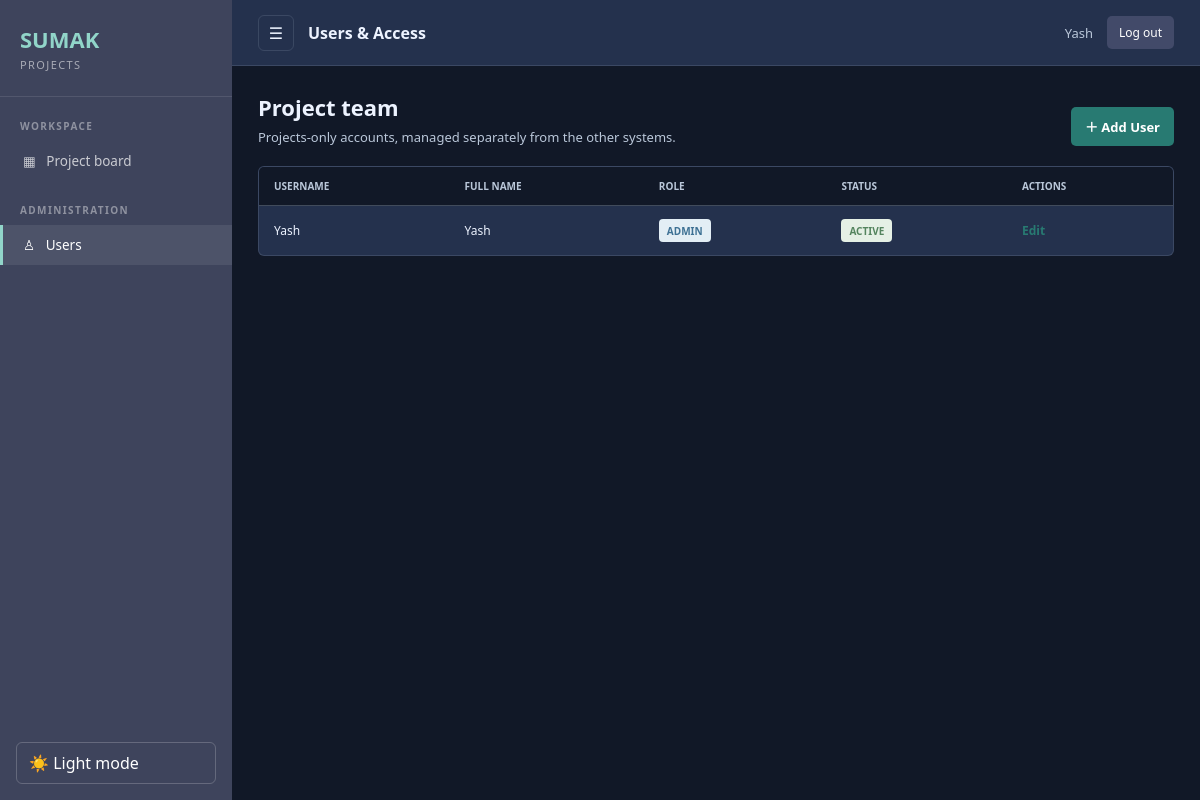
The page /users (signed in) on the database as committed earlier.
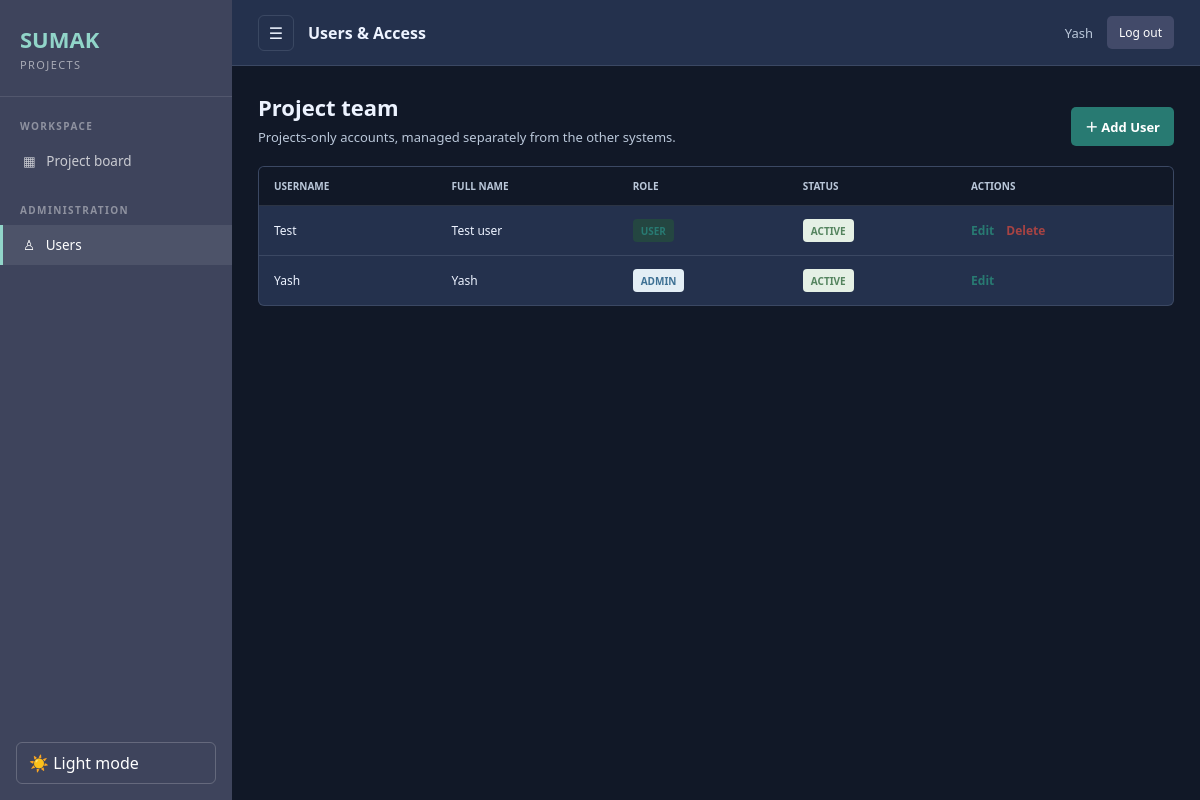
The same page on the database as committed later.
### tables this page shows
CREATE TABLE users (
        id INTEGER PRIMARY KEY AUTOINCREMENT,
        username TEXT NOT NULL UNIQUE,
        password_hash TEXT NOT NULL,
        full_name TEXT,
        role TEXT NOT NULL DEFAULT 'staff',
        is_active INTEGER NOT NULL DEFAULT 1,
        created_at DATETIME DEFAULT CURRENT_TIMESTAMP
        , system TEXT NOT NULL DEFAULT 'distribution');

### modules/auth.py (the view)
@auth.route("/users")
@roles_required("admin")
def users_list():
    system = session.get("system", "distribution")
    conn = get_connection()
    cursor = conn.cursor()
    cursor.execute("SELECT * FROM users WHERE system = ? ORDER BY username", (system,))
    users = cursor.fetchall()
    cursor.execute("SELECT COUNT(*) FROM users WHERE system = 'projects'")
    projects_setup_available = cursor.fetchone()[0] == 0
    conn.close()
    template = "projects/users.html" if system == "projects" else "auth/users.html"
    roles = PROJECT_ROLES if system == "projects" else ROLES
    return render_template(template, users=users, roles=roles, system=system,
                           projects_setup_available=projects_setup_available)

### database.py (called while the page is built)
def get_connection():
    conn = sqlite3.connect(DATABASE)
    conn.row_factory = sqlite3.Row
    return conn

### modules/auth.py (called while the page is built)
def roles_required(*roles):
    def decorator(view):
        @wraps(view)
        def wrapped(*args, **kwargs):
            if not session.get("user_id"):
                return redirect(url_for("auth.login", next=request.path))
            if session.get("role") != "admin" and session.get("role") not in roles:
                flash("You don't have permission to access that.", "danger")
                return redirect(url_for("index"))
            return view(*args, **kwargs)
        return wrapped
    return decorator

### modules/projects.py (called while the page is built)
@projects.app_context_processor
def inject_sidebar_projects():
    user_id = session.get("user_id")
    if not user_id:
        return {"sidebar_projects": []}
    conn = get_connection()
    cursor = conn.cursor()
    cursor.execute(
        """SELECT id, name FROM projects
           WHERE (? = 1 OR created_by = ? OR EXISTS (
               SELECT 1 FROM project_user_shares
               WHERE project_user_shares.project_id = projects.id
                 AND project_user_shares.user_id = ?
           ))
           ORDER BY name COLLATE NOCASE, id""",
        (int(session.get("role") == "admin"), user_id, user_id),
    )
    sidebar_projects = cursor.fetchall()
    conn.close()
    return {"sidebar_projects": sidebar_projects}

### templates/projects/users.html (shortened to what this page needs)
{% extends "base_projects.html" %}
{% block page_title %}Users &amp; Access{% endblock %}
{% block content %}
<div class="users-page">
    <div class="users-heading">
        <div>
            <h1>Project team</h1>
            <p>Projects-only accounts, managed separately from the other systems.</p>
        </div>
        <a class="primary-action" href="{{ url_for('auth.add_user') }}">＋ Add User</a>
    </div>
    <div class="table-wrap">
        <table class="users-table">
            <thead>
                <tr><th>Username</th><th>Full name</th><th>Role</th><th>Status</th><th>Actions</th></tr>
            </thead>
            <tbody>
                {% for user in users %}
                <tr>
                    <td>{{ user.username }}</td>
                    <td>{{ user.full_name or '—' }}</td>
                    <td><span class="role-badge {% if user.role == 'admin' %}role-admin{% else %}role-staff{% endif %}">{{ user.role|title }}</span></td>
                    <td><span class="status-badge {% if user.is_active %}status-active{% else %}status-inactive{% endif %}">{{ 'Active' if user.is_active else 'Inactive' }}</span></td>
                    <td>
                        <div class="row-actions">
                            <a href="{{ url_for('auth.edit_user', user_id=user.id) }}">Edit</a>
                            {% if user.id != session['user_id'] %}
                            <a class="delete" href="{{ url_for('auth.delete_user', user_id=user.id) }}" onclick="return confirm('Delete this user?')">Delete</a>
                            {% endif %}
                        </div>
                    </td>
                </tr>
                {% else %}
                <tr><td class="empty-row" colspan="5">No Projects users yet.</td></tr>
                {% endfor %}
            </tbody>
        </table>
    </div>
</div>
{% endblock %}

### templates/base_projects.html (shortened to what this page needs)
<!DOCTYPE html>
<html lang="en">
<head>
</head>
<body>
    <aside class="sidebar" id="sidebar">
        <a class="brand" href="/projects">
            <div class="brand-name">SUMAK</div>
            <div class="brand-sub">PROJECTS</div>
        </a>
        <div class="nav-label">WORKSPACE</div>
        <a href="/projects" class="nav-item {% if request.path == '/projects' %}active{% endif %}">▦ &nbsp; Project board</a>
        {% if session.role == 'admin' %}
        <div class="nav-label">ADMINISTRATION</div>
        <a href="/users" class="nav-item {% if request.path.startswith('/users') %}active{% endif %}">♙ &nbsp; Users</a>
        {% endif %}
        <div class="sidebar-bottom">
            <button type="button" class="theme-toggle" id="themeToggle">☀️ Light mode</button>
        </div>
    </aside>
    <main class="main" id="main">
        <header class="topbar">
            <button class="sidebar-toggle" type="button" id="sidebarToggle" aria-label="Toggle navigation">☰</button>
            <div class="page-title">{% block page_title %}Projects{% endblock %}</div>
            <div class="topbar-right">
                <span class="user-badge">{{ session.full_name }}</span>
                <a class="logout" href="/logout">Log out</a>
            </div>
        </header>
        <section class="content">
            {% block content %}{% endblock %}
        </section>
    </main>
</body>
</html>

### templates/base_projects.html (style rules this page uses)
:root { --theme-primary: #3e445c; --theme-secondary: #424a69; --theme-accent: #5890cb; --theme-surface: #f4f2ee; --theme-card: #ffffff; --theme-border: rgba(62, 68, 92, 0.15); --theme-text: #1a1a1a; --theme-muted: #6b6b6b; --projects-accent: #287a72; --projects-soft: #e1f0ec; }
body[data-theme="dark"] { --theme-surface: #111827; --theme-card: #24314d; --theme-border: rgba(148, 163, 184, 0.2); --theme-text: #edf3ff; --theme-muted: #bac7d9; --projects-soft: #244641; }
* { box-sizing: border-box; }
body { margin: 0; min-height: 100vh; display: flex; background: var(--theme-surface); color: var(--theme-text); font-family: 'Segoe UI', sans-serif; }
a { color: inherit; text-decoration: none; }
button, input, select, textarea { font: inherit; }
.sidebar { width: 232px; position: fixed; inset: 0 auto 0 0; z-index: 5; display: flex; flex-direction: column; background: var(--theme-primary); transition: transform .18s ease; }
.brand { padding: 24px 20px; border-bottom: 1px solid rgba(255,255,255,.1); }
.brand-name { color: #91d5c9; font-size: 22px; font-weight: 750; }
.brand-sub { margin-top: 3px; color: rgba(255,255,255,.55); font-size: 11px; letter-spacing: 1.4px; }
.nav-label { margin: 22px 20px 8px; color: rgba(255,255,255,.42); font-size: 10px; font-weight: 700; letter-spacing: 1.4px; }
.nav-item { display: block; padding: 11px 20px; border-left: 3px solid transparent; color: rgba(255,255,255,.72); font-size: 13.5px; }
.nav-item:hover, .nav-item.active { background: rgba(255,255,255,.08); color: #fff; }
.nav-item.active { border-left-color: #91d5c9; }
.sidebar-bottom { margin-top: auto; padding: 16px; }
.theme-toggle { width: 100%; padding: 9px 12px; border: 1px solid rgba(255,255,255,.2); border-radius: 6px; background: transparent; color: white; cursor: pointer; text-align: left; }
.main { width: calc(100% - 232px); min-height: 100vh; margin-left: 232px; transition: margin-left .18s ease, width .18s ease; }
.topbar { min-height: 66px; display: flex; align-items: center; gap: 14px; padding: 10px 26px; border-bottom: 1px solid var(--theme-border); background: var(--theme-card); }
.sidebar-toggle { width: 36px; height: 36px; border: 1px solid var(--theme-border); border-radius: 6px; background: transparent; color: var(--theme-text); cursor: pointer; }
.page-title { font-size: 16px; font-weight: 700; }
.topbar-right { display: flex; align-items: center; gap: 14px; margin-left: auto; }
.user-badge { color: var(--theme-muted); font-size: 13px; }
.logout { padding: 8px 12px; border-radius: 5px; background: var(--theme-secondary); color: white; font-size: 12px; }
.content { max-width: 1600px; margin: 0 auto; padding: 26px; }

### templates/projects/users.html (style rules this page uses)
.users-page { max-width:1100px; }
.users-heading { display:flex; justify-content:space-between; align-items:flex-end; gap:16px; margin-bottom:20px; }
.users-heading h1 { margin:0; font-size:22px; }
.users-heading p { margin:6px 0 0; color:var(--theme-muted); font-size:13px; }
.primary-action { display:inline-flex; align-items:center; justify-content:center; gap:8px; min-height:39px; padding:9px 14px; border:0; border-radius:5px; background:var(--projects-accent); color:#fff; font-size:13px; font-weight:650; }
.table-wrap { overflow-x:auto; border:1px solid var(--theme-border); border-radius:6px; background:var(--theme-card); }
.users-table { width:100%; min-width:680px; border-collapse:collapse; text-align:left; }
.users-table th { padding:12px 15px; border-bottom:1px solid var(--theme-border); background:var(--theme-surface); color:var(--theme-muted); font-size:10px; font-weight:700; text-transform:uppercase; }
.users-table td { padding:13px 15px; border-bottom:1px solid var(--theme-border); font-size:12px; }
.users-table tr:last-child td { border-bottom:0; }
.role-badge,.status-badge { display:inline-flex; align-items:center; min-height:23px; padding:3px 8px; border-radius:4px; font-size:10px; font-weight:700; text-transform:uppercase; }
.role-admin { background:#e3eef5; color:#3e7194; }
.role-staff { background:var(--projects-soft); color:var(--projects-accent); }
.status-active { background:#e5f0e5; color:#54845e; }
.row-actions { display:flex; align-items:center; gap:12px; white-space:nowrap; }
.row-actions a { color:var(--projects-accent); font-weight:650; }
.row-actions a.delete { color:#a74343; }

Rows that differ between the two databases and show on the page:
added users: username "Test", full_name "Test user", role "USER", is_active "ACTIVE"
